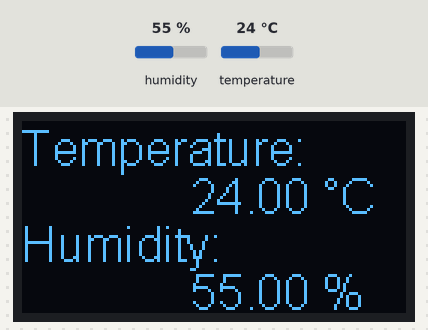
The sketch below on a simulated ESP8266 (NodeMCU). On the bench: 128×64 one-colour display. Inputs (shaded band) come from the test bench; at power-on: humidity 55 %, temperature 24 °C. What the sketch prints to the serial monitor is not drawn.

Above: at 4.8 s.
4.9 s: humidity set to 22 %
At 6.9 s:
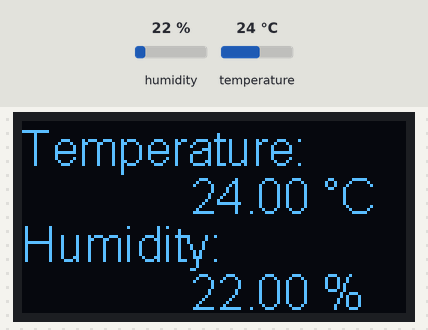
7.9 s: temperature set to 12 °C
At 8.6 s:
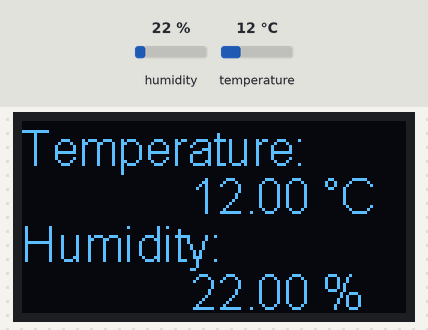
10.9 s: humidity set to 40 %
At 13.2 s:
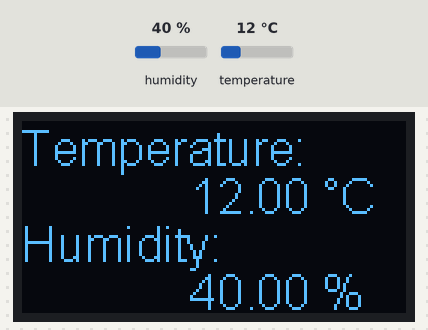
13.9 s: temperature set to 19 °C
At 14.9 s:
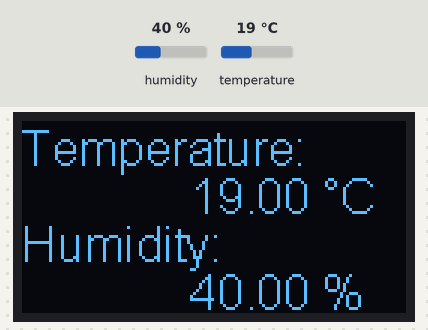
Timing chart, 0 to 16.9 s (numbered marks = the images above; inputs shaded):
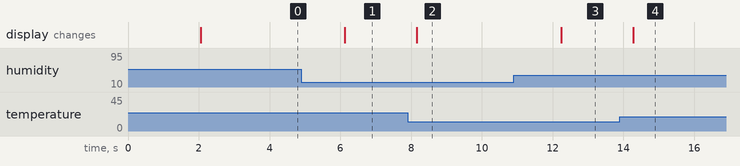

The sketch:

THmeter.ino
```cpp
#include <Adafruit_Sensor.h>
#include "DHT.h"
#include <Wire.h>
#include "SSD1306Wire.h"

#define DHTPIN 2     // Digital pin connected to the DHT sensor
DHT dht(DHTPIN,DHT11);  // DHT11 LIBRARY

SSD1306Wire  display(0x3c, D2, D1);  //Initialize the OLED display, D2=SDK  D1=SCK  As per labeling on NodeMCU

 void setup()
 {
  Serial.begin(115200);
  Serial.println("");

  dht.begin();

  display.init();
  display.flipScreenVertically();
  display.setFont(ArialMT_Plain_10);
 }
 void loop()
 {
   delay(2000);
   Serial.println("Temperature in C:");
   float t = dht.readTemperature( );
   Serial.println(t);
   Serial.println("Humidity in C:");
   float h = dht.readHumidity();
   Serial.println(h);
   if (!isnan(t) && !isnan(h)) {
    displayValues(t, h);
  }
 }

 void displayValues(float temp, float humi) {
  // clear the display
  display.clear();
  display.setTextAlignment(TEXT_ALIGN_LEFT);
  display.setFont(ArialMT_Plain_16);
  display.setColor(WHITE);
  display.drawString(0, 0, "Temperature: ");
  display.drawString(0, 32, "Humidity: ");
   display.drawString(56, 16, String(temp)+" °C");
  display.drawString(56, 48, String(humi)+" %");
  // write the buffer to the display
  display.display();
}
```

Measured:
- after the input at 4.9 s, the display: changes after 1.2 s (image 1)
- after the input at 7.9 s, the display: changes after 0.26 s (image 2)
- after the input at 10.9 s, the display: changes after 1.3 s (image 3)
- after the input at 13.9 s, the display: changes after 0.38 s (image 4)
